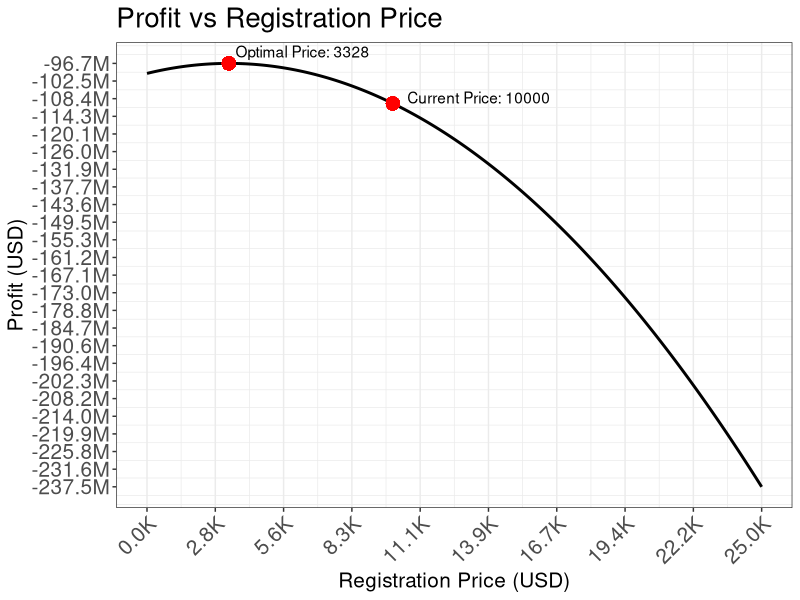

Here is the R script that generated this plot:
library(ggplot2)

# Set the fixed and variable costs
fixed_costs <- 100e6 # Add Real Number Here

# Set the range of possible registration prices
registration_prices <- seq(0, 25000, length.out = 1000)

# Define the demand function
demand <- function(price) {
  # Set the parameters of the demand curve
  intercept <- 2000 # Maximum number of teams that would participate if the competition were free (arbitrary, different for full program)
  slope <- -0.30 # How the expected number of teams changes with the registration price (arbitrary)
  
  # Calculate the expected number of teams
  expected_teams <- intercept + slope * price
  
  # Return the expected number of teams
  return(expected_teams)
}

# Calculate the expected number of teams for each registration price
expected_teams <- demand(registration_prices)

# Calculate the expected revenues for each registration price
expected_revenues <- registration_prices * expected_teams

# Calculate the total costs for each registration price
total_costs <- fixed_costs

# Calculate the profit for each registration price
profit <- expected_revenues - total_costs

# Find the average program price that maximizes the profit
optimal_price_index <- which.max(profit)
optimal_price <- registration_prices[optimal_price_index]
optimal_profit <- profit[optimal_price_index]

# Find the break-even price where profit < 0
break_even_index_end <- max(which(profit >= 0))
break_even_price_end <- registration_prices[break_even_index_end]

# Create a data frame with the registration prices and profit
data <- data.frame(registration_prices, profit)

# Create a ggplot object with the data frame and specify the x and y variables
p <- ggplot(data, aes(x = registration_prices, y = profit))

# Add a line to show the profit as a function of the registration price
p <- p + geom_line(color = "black", size = 1)

# Calculate the y-value for the point at x = 5500 by interpolating the nearby values
point_x <- 10000 # Arbitrary
point_y <- approx(registration_prices, profit, xout = point_x)$y

# Add a point to show the current registration price
p <- p + geom_point(aes(x = point_x, y = point_y), color = "red", size = 4)

# Add a point to show the optimal registration price
p <- p + geom_point(aes(x = optimal_price, y = optimal_profit), color = "red", size = 4)

# Add a label for the current average program price
p <- p + annotate("text", x = point_x, y = point_y,
                  label = paste0("Current Price: ", round(10000)), hjust = -0.1, vjust = 0)

# Add a label to show the value of the optimal registration price
p <- p + annotate("text", x = optimal_price, y = optimal_profit,
                  label = paste0("Optimal Price: ", round(optimal_price)), hjust = -0.05, vjust = -0.5)

# Add a line to indicate the break-even price where profit < 0
p <- p + geom_vline(xintercept = break_even_price_end, linetype = "dashed", color = "blue")

# Add a label to show the break-even price where profit < 0
p <- p + annotate("text", x = break_even_price_end, y = max(profit),
                  label = paste0("Break-even Price (Profit < 0): ", round(break_even_price_end)), hjust = -0.02, vjust = -1.5)

# Add axis labels and a title
p <- p + xlab("Registration Price (USD)") + ylab("Profit (USD)") + ggtitle("Profit vs Registration Price")

# Customize plot appearance using theme functions
p <- p + theme_bw() +
  theme(axis.text.x = element_text(size = 15, angle = 45, hjust = 1),
        axis.text.y = element_text(size = 15),
        panel.grid.major.y = element_blank(),
        plot.title = element_text(size = 20),
        axis.title.x = element_text(size = 15),
        axis.title.y = element_text(size = 15))

# Change y-axis tick notation to display values in millions with 1 decimal place and reduce the number of decimals to 1
p <- p + scale_y_continuous(labels = function(x) paste0(format(round(x / 1e6, 1), nsmall = 1), "M"), breaks = seq(min(profit), max(profit), length.out = 25))

# Change x-axis tick notation to display values in thousands with 1 decimal place and reduce the number of decimals to 1
p <- p + scale_x_continuous(labels = function(x) paste0(format(round(x / 1e3, 1), nsmall = 1), "K"), breaks = seq(min(registration_prices), max(registration_prices), length.out = 10))

# Display the plot
print(p)
